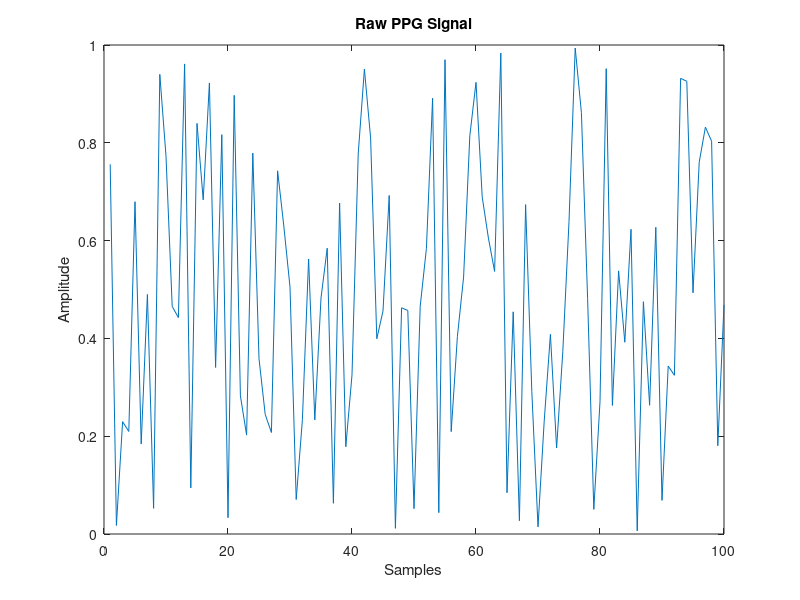
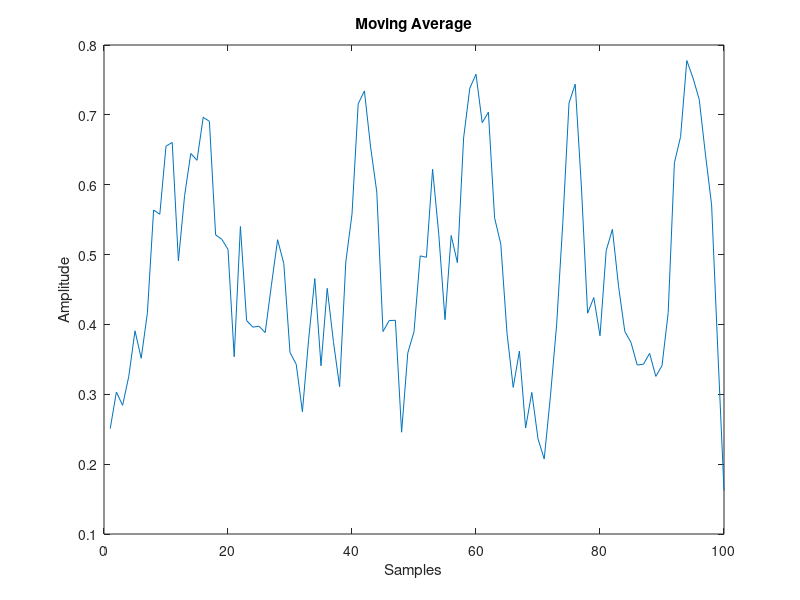

The MATLAB source for these figures, in order:
windowSize = 4; % Kích thước cửa sổ
Raw_Sig = rand(1, 100); % Thay bằng tín hiệu PPG thực hoặc tín hiệu giả lập
figure;
plot(Raw_Sig);
xlabel('Samples');
ylabel('Amplitude');
title('Raw PPG Signal');

% Áp dụng bộ lọc trung bình di động
kernel = [0, 0, 1/4, 1/4, 1/4, 1/4, 0, 0]; % Bộ lọc trung bình
Filtered_Sig = conv(Raw_Sig, kernel, 'same'); % Lọc tín hiệu bằng hàm conv

% Hiển thị tín hiệu đã lọc
figure;
plot(Filtered_Sig);
xlabel('Samples');
ylabel('Amplitude');
title('Moving Average');
